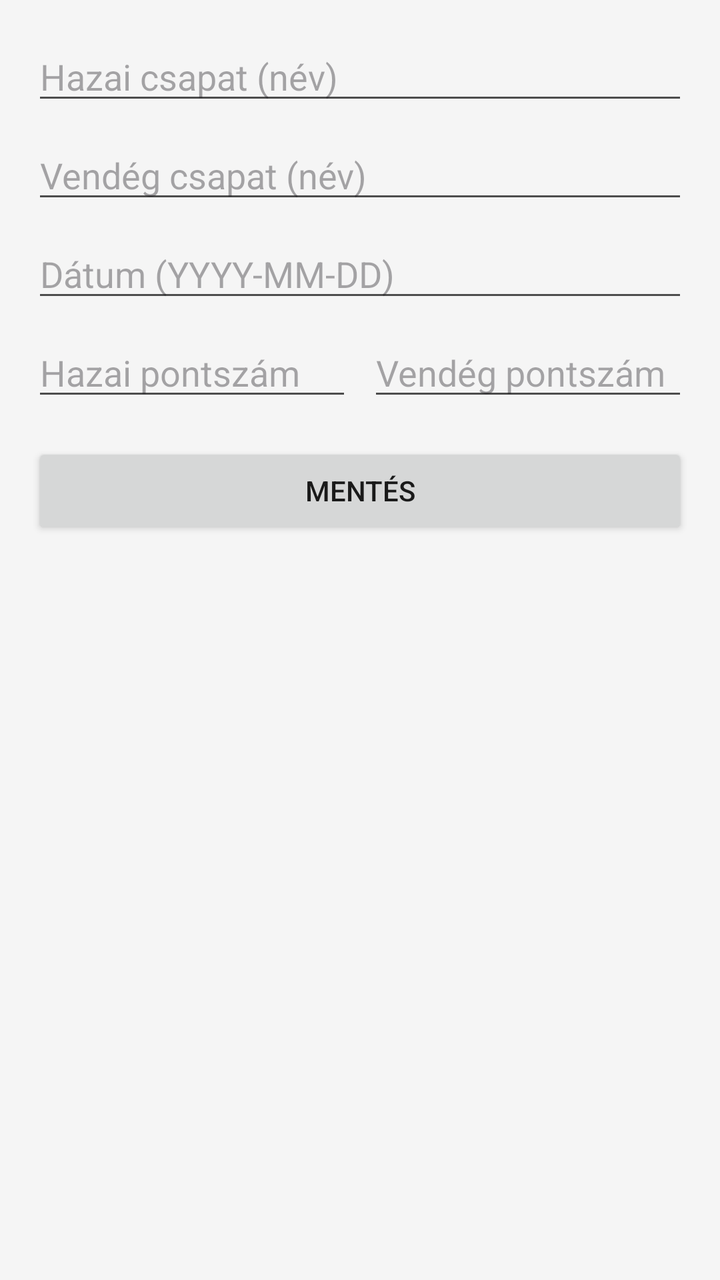
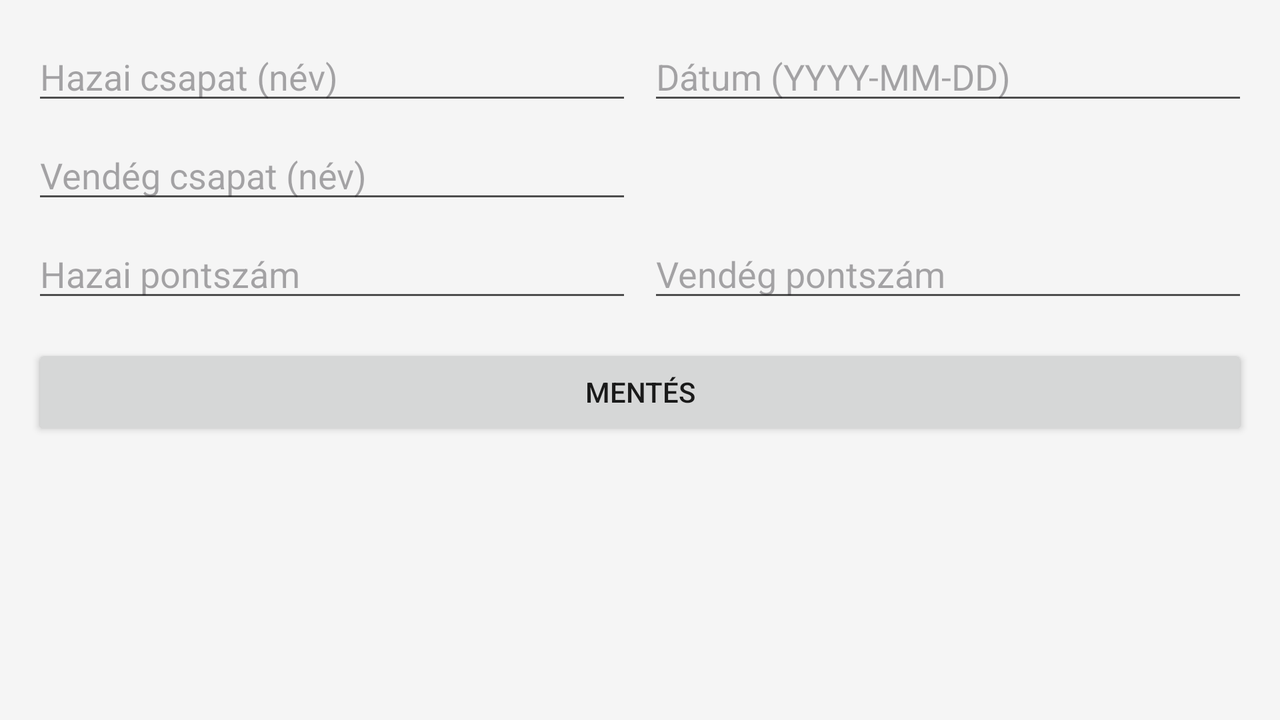

Compare how this app lays out the same screen by default and in its alternative resource folder. The renders come first, then the two layout files and the values they reference.
<!-- AndroidManifest.xml: application theme Theme.Waterpolo -->
<!-- res/layout/activity_add_edit_match.xml -->
<?xml version="1.0" encoding="utf-8"?>
<LinearLayout xmlns:android="http://schemas.android.com/apk/res/android"
    xmlns:tools="http://schemas.android.com/tools"
    android:layout_width="match_parent"
    android:layout_height="match_parent"
    android:orientation="vertical"
    android:padding="16dp"
    tools:context=".AddEditMatchActivity">

    <EditText
        android:id="@+id/editTextTeamA"
        android:layout_width="match_parent"
        android:layout_height="wrap_content"
        android:hint="Hazai csapat (név)" />

    <EditText
        android:id="@+id/editTextTeamB"
        android:layout_width="match_parent"
        android:layout_height="wrap_content"
        android:layout_marginTop="8dp"
        android:hint="Vendég csapat (név)" />

    <EditText
        android:id="@+id/editTextMatchDate"
        android:layout_width="match_parent"
        android:layout_height="wrap_content"
        android:layout_marginTop="8dp"
        android:hint="Dátum (YYYY-MM-DD)"
        android:inputType="date"/>

    <LinearLayout
        android:layout_width="match_parent"
        android:layout_height="wrap_content"
        android:orientation="horizontal"
        android:layout_marginTop="8dp">

        <EditText
            android:id="@+id/editTextScoreA"
            android:layout_width="0dp"
            android:layout_height="wrap_content"
            android:layout_weight="1"
            android:hint="Hazai pontszám"
            android:inputType="number"/>

        <EditText
            android:id="@+id/editTextScoreB"
            android:layout_width="0dp"
            android:layout_height="wrap_content"
            android:layout_weight="1"
            android:layout_marginStart="8dp"
            android:hint="Vendég pontszám"
            android:inputType="number"/>
    </LinearLayout>

    <Button
        android:id="@+id/buttonSaveMatch"
        android:layout_width="match_parent"
        android:layout_height="wrap_content"
        android:layout_marginTop="16dp"
        android:text="Mentés" />

</LinearLayout>
<!-- resources referenced by this layout -->
<resources>
  <style name="Theme.Waterpolo" parent="Base.Theme.Waterpolo" />
  <style name="Base.Theme.Waterpolo" parent="Theme.Material3.DayNight.NoActionBar">
          <item name="colorPrimary">@color/primary</item>
          <item name="colorPrimaryVariant">@color/primary_dark</item>
          <item name="colorOnPrimary">@color/white</item>
          
          <item name="colorSecondary">@color/accent</item>
          <item name="colorSecondaryVariant">@color/accent</item>
          <item name="colorOnSecondary">@color/white</item>
          
          <item name="android:colorBackground">@color/background</item>
          <item name="colorSurface">@color/surface</item>
          
          <item name="android:textColorPrimary">@color/text_primary</item>
          <item name="android:textColorSecondary">@color/text_secondary</item>
          
          <item name="android:statusBarColor">@color/primary_dark</item>
          
          <item name="actionBarStyle">@style/FelsoSav</item>
          
          <item name="materialButtonStyle">@style/Gomb</item>
      </style>
  <color name="primary">#0066CC</color>
  <color name="primary_dark">#004C99</color>
  <color name="white">#FFFFFFFF</color>
  <color name="accent">#00BFFF</color>
  <color name="background">#F5F5F5</color>
  <color name="surface">#FFFFFF</color>
  <color name="text_primary">#1A1A1A</color>
  <color name="text_secondary">#4D4D4D</color>
  <style name="FelsoSav" parent="Widget.AppCompat.ActionBar">
          <item name="background">@color/primary</item>
          <item name="titleTextColor">@color/white</item>
      </style>
  <style name="Gomb" parent="Widget.AppCompat.Button">
          <item name="android:textColor">@color/white</item>
          <item name="android:background">@drawable/button_background</item>
          <item name="android:paddingLeft">24dp</item>
          <item name="android:paddingRight">24dp</item>
          <item name="android:paddingTop">16dp</item>
          <item name="android:paddingBottom">16dp</item>
          <item name="android:textSize">16sp</item>
          <item name="android:textStyle">bold</item>
          <item name="android:stateListAnimator">@null</item>
          <item name="android:elevation">2dp</item>
          <item name="android:layout_marginTop">24dp</item>
          <item name="android:layout_marginBottom">32dp</item>
          <item name="android:layout_marginStart">16dp</item>
          <item name="android:layout_marginEnd">16dp</item>
      </style>
  <!-- drawable button_background (drawable) -->
  <?xml version="1.0" encoding="utf-8"?>
  <shape xmlns:android="http://schemas.android.com/apk/res/android"
      android:shape="rectangle">
      <solid android:color="@color/primary" />
      <corners android:radius="4px" />
  </shape>
</resources>
<!-- res/layout-land/activity_add_edit_match.xml (the author's variant of the layout above) -->
<!-- drawn on the phone turned sideways -->
<?xml version="1.0" encoding="utf-8"?>
<LinearLayout xmlns:android="http://schemas.android.com/apk/res/android"
    xmlns:tools="http://schemas.android.com/tools"
    android:layout_width="match_parent"
    android:layout_height="match_parent"
    android:orientation="vertical"
    android:padding="16dp"
    tools:context=".AddEditMatchActivity">

    <LinearLayout
        android:layout_width="match_parent"
        android:layout_height="wrap_content"
        android:orientation="horizontal"
        android:baselineAligned="false">

        <LinearLayout
            android:layout_width="0dp"
            android:layout_height="wrap_content"
            android:layout_weight="1"
            android:orientation="vertical"
            android:layout_marginEnd="8dp">

            <EditText
                android:id="@+id/editTextTeamA"
                android:layout_width="match_parent"
                android:layout_height="wrap_content"
                android:hint="Hazai csapat (név)" />

            <EditText
                android:id="@+id/editTextTeamB"
                android:layout_width="match_parent"
                android:layout_height="wrap_content"
                android:layout_marginTop="8dp"
                android:hint="Vendég csapat (név)" />

        </LinearLayout>

        <EditText
            android:id="@+id/editTextMatchDate"
            android:layout_width="0dp"
            android:layout_height="wrap_content"
            android:layout_weight="1"
            android:hint="Dátum (YYYY-MM-DD)"
            android:inputType="date"/>

    </LinearLayout>

    <LinearLayout
        android:layout_width="match_parent"
        android:layout_height="wrap_content"
        android:orientation="horizontal"
        android:layout_marginTop="8dp"
        android:baselineAligned="false">

        <EditText
            android:id="@+id/editTextScoreA"
            android:layout_width="0dp"
            android:layout_height="wrap_content"
            android:layout_weight="1"
            android:hint="Hazai pontszám"
            android:inputType="number"
            android:layout_marginEnd="8dp"/>

        <EditText
            android:id="@+id/editTextScoreB"
            android:layout_width="0dp"
            android:layout_height="wrap_content"
            android:layout_weight="1"
            android:hint="Vendég pontszám"
            android:inputType="number"/>
    </LinearLayout>

    <Button
        android:id="@+id/buttonSaveMatch"
        android:layout_width="match_parent"
        android:layout_height="wrap_content"
        android:layout_marginTop="16dp"
        android:text="Mentés" />

</LinearLayout>
